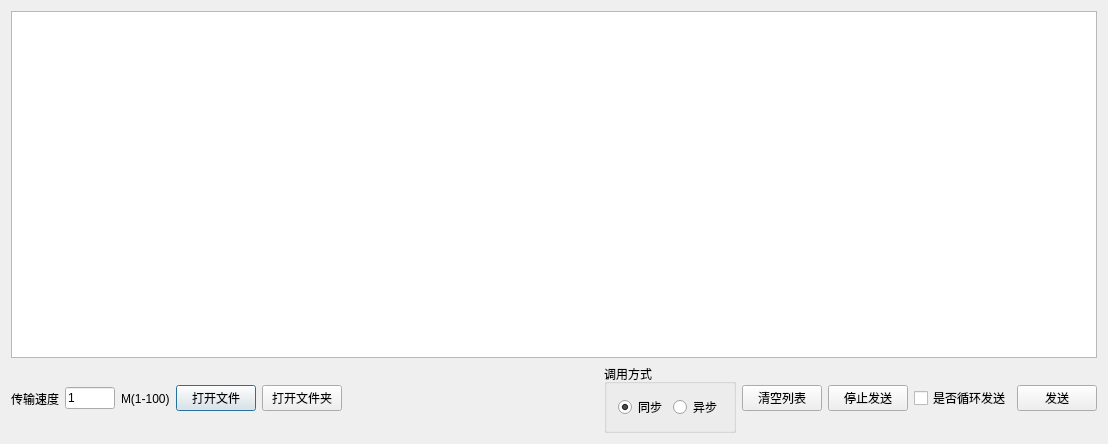
<?xml version="1.0" encoding="UTF-8"?>
<ui version="4.0">
 <class>RcfClient</class>
 <widget class="QDialog" name="RcfClient">
  <property name="geometry">
   <rect>
    <x>0</x>
    <y>0</y>
    <width>1108</width>
    <height>444</height>
   </rect>
  </property>
  <property name="windowTitle">
   <string>RcfClient</string>
  </property>
  <layout class="QGridLayout" name="gridLayout_2">
   <item row="0" column="0">
    <widget class="QTreeView" name="treeView"/>
   </item>
   <item row="1" column="0">
    <layout class="QHBoxLayout" name="horizontalLayout_3">
     <item>
      <layout class="QHBoxLayout" name="horizontalLayout_2">
       <item>
        <widget class="QLabel" name="label">
         <property name="text">
          <string>传输速度</string>
         </property>
        </widget>
       </item>
       <item>
        <widget class="QLineEdit" name="lineEditSpeed">
         <property name="maximumSize">
          <size>
           <width>50</width>
           <height>16777215</height>
          </size>
         </property>
         <property name="text">
          <string>1</string>
         </property>
        </widget>
       </item>
       <item>
        <widget class="QLabel" name="label_2">
         <property name="text">
          <string>M(1-100)</string>
         </property>
        </widget>
       </item>
       <item>
        <widget class="QPushButton" name="openFileBtn">
         <property name="text">
          <string>打开文件</string>
         </property>
        </widget>
       </item>
       <item>
        <widget class="QPushButton" name="openFileDirBtn">
         <property name="text">
          <string>打开文件夹</string>
         </property>
        </widget>
       </item>
       <item>
        <spacer name="horizontalSpacer">
         <property name="orientation">
          <enum>Qt::Horizontal</enum>
         </property>
         <property name="sizeHint" stdset="0">
          <size>
           <width>40</width>
           <height>20</height>
          </size>
         </property>
        </spacer>
       </item>
      </layout>
     </item>
     <item>
      <widget class="QGroupBox" name="groupBox">
       <property name="title">
        <string>调用方式</string>
       </property>
       <layout class="QGridLayout" name="gridLayout">
        <item row="0" column="0">
         <layout class="QHBoxLayout" name="horizontalLayout">
          <item>
           <widget class="QRadioButton" name="syncRadioButton">
            <property name="text">
             <string>同步</string>
            </property>
            <property name="checked">
             <bool>true</bool>
            </property>
           </widget>
          </item>
          <item>
           <widget class="QRadioButton" name="asyncRadioButton">
            <property name="text">
             <string>异步</string>
            </property>
           </widget>
          </item>
         </layout>
        </item>
       </layout>
      </widget>
     </item>
     <item>
      <widget class="QPushButton" name="clearBtn">
       <property name="text">
        <string>清空列表</string>
       </property>
      </widget>
     </item>
     <item>
      <widget class="QPushButton" name="stopSendBtn">
       <property name="text">
        <string>停止发送</string>
       </property>
      </widget>
     </item>
     <item>
      <widget class="QCheckBox" name="LoopSendCheckBox">
       <property name="text">
        <string>是否循环发送</string>
       </property>
      </widget>
     </item>
     <item>
      <widget class="QPushButton" name="sendBtn">
       <property name="text">
        <string>发送</string>
       </property>
      </widget>
     </item>
    </layout>
   </item>
  </layout>
 </widget>
 <layoutdefault spacing="6" margin="11"/>
 <resources/>
 <connections/>
</ui>
